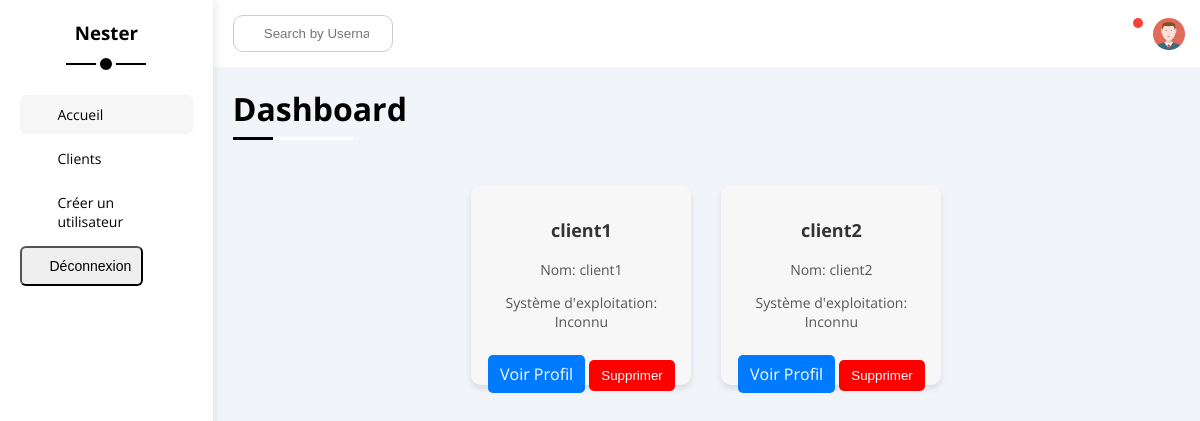
/clients (signed in), run on the app's committed database.
### models.py (models this page shows, shortened)
class User(db.Model):
    id = db.Column(db.Integer, primary_key=True)
    name = db.Column(db.String(100), nullable=False)
    username = db.Column(db.String(120), unique=True, nullable=False)
    password_hash = db.Column(db.String(200), nullable=False)
    role = db.Column(db.String(20), nullable=False, default='client')
    scan_results = db.relationship('ScanResult', backref='user', lazy=True)

### Nester/app.py (the view)
@app.route('/clients')
def clients():
    if 'user_id' not in session:
        return redirect(url_for('login'))
    current_user = User.query.get(session['user_id'])
    if not current_user or current_user.role != 'admin':
        flash("Vous n'êtes pas autorisé à accéder à cette page.", "danger")
        return redirect(url_for('home'))
    users = User.query.filter_by(role='client').all()
    for user in users:
        last_scan = ScanResult.query.filter_by(user_id=user.id).order_by(ScanResult.timestamp.desc()).first()
        user.last_scan_os = last_scan.os if last_scan else 'Non disponible'
    return render_template('clients.html', users=users)

### Nester/templates/clients.html (shortened to what this page needs)
<!DOCTYPE html>
<html lang="en">
  <head>
    <link rel="stylesheet" type="text/css" href="{{ url_for('static', filename='css/all.min.css') }}">
    <link rel="stylesheet" type="text/css" href="{{ url_for('static', filename='css/framework.css') }}">
    <link rel="stylesheet" type="text/css" href="{{ url_for('static', filename='css/master.css') }}">
  </head>
  <body>
    <div class="page d-flex">
      <div class="sidebar bg-white p-20 p-relative">
        <h3 class="p-relative txt-c mt-0">Nester</h3>
        <ul>
          <li>
            <a class="active d-flex align-center fs-14 c-black rad-6 p-10" href="{{ url_for('admin_dashboard') }}">
              <i class="fa-regular fa-chart-bar fa-fw"></i>
              <span>Accueil</span>
            </a>
          </li>
          <li>
            <a class="d-flex align-center fs-14 c-black rad-6 p-10" href="{{ url_for('clients') }}">
              <i class="fa-regular fa-circle-user fa-fw"></i>
              <span>Clients</span>
            </a>
          </li>
          <li>
            <a class="d-flex align-center fs-14 c-black rad-6 p-10" href="{{ url_for('register') }}">
              <i class="fa-regular fa-file fa-fw"></i>
              <span>Créer un utilisateur</span>
            </a>
          </li>
          <li>
            <form action="{{ url_for('logout') }}" method="post" class="d-inline">
              <button type="submit" class="d-flex align-center fs-14 c-black rad-6 p-10 bg-none border-none">
                <i class="fa-regular fa-credit-card fa-fw"></i>
                <span>Déconnexion</span>
              </button>
            </form>
          </li>
        </ul>
      </div>
      <div class="content w-full">
        <div class="head bg-white p-15 between-flex">
            <div class="search p-relative">
                <input class="p-10" type="search" id="searchInput" placeholder="Search by Username" onkeyup="searchByUsername()" />
            </div>
          <div class="icons d-flex align-center">
            <span class="notification p-relative">
              <i class="fa-regular fa-bell fa-lg"></i>
            </span>
            <img src="static/imgs/avatar.png" alt="" />
          </div>
        </div>
        <h1 class="p-relative">Dashboard</h1>
        <div class="clients-container">
          {% for user in users %}
          <div class="client-card">
            <h3>{{ user.username }}</h3>
            <p>Nom: {{ user.name }}</p>
            <p>Système d'exploitation: {{ user.last_scan_os }}</p>
            <a href="{{ url_for('client_profile', id=user.id) }}" class="btn-profile">Voir Profil</a>
            <form action="{{ url_for('delete_user', id=user.id) }}" method="POST" style="display:inline;">
              <button type="submit" class="btn-danger">Supprimer</button>
            </form>
          </div>
          {% else %}
            <p>Aucun client trouvé.</p>
          {% endfor %}
        </div>
      </div>
    </div>
  </body>
</html>

### Nester/static/css/framework.css (style rules this page uses)
:root { --blue-color: #0075ff; --blue-alt-color: #0d69d5; --orange-color: #f59e0b; --green-color: #22c55e; --red-color: #f44336; --grey-color: #888; }
.d-flex { display: flex; }
.align-center { align-items: center; }
.p-10 { padding: 10px; }
.p-15 { padding: 15px; }
.p-20 { padding: 20px; }
.mt-0 { margin-top: 0; }
.c-black { color: black; }
.bg-white { background-color: white; }
.p-relative { position: relative; }
.txt-c { text-align: center; }
.fs-14 { font-size: 14px; }
.rad-6 { border-radius: 6px; }
.w-full { width: 100%; }
.between-flex { display: flex; align-items: center; justify-content: space-between; }

### Nester/static/css/master.css (style rules this page uses)
:root { --blue-color: #0075ff; --blue-alt-color: #0d69d5; --orange-color: #f59e0b; --green-color: #22c55e; --red-color: #f44336; --grey-color: #888; }
* { box-sizing: border-box; }
body { font-family: "Open Sans", sans-serif; margin: 0; }
a { text-decoration: none; }
ul { list-style: none; padding: 0; }
.page { background-color: #f1f5f9; min-height: 100vh; }
.sidebar { width: 250px; box-shadow: 0 0 10px #ddd; }
.sidebar > h3 { margin-bottom: 50px; }
.sidebar > h3::before, .sidebar > h3::after { content: ""; background-color: black; transform: translateX(-50%); position: absolute; left: 50%; }
.sidebar > h3::before { width: 80px; height: 2px; bottom: -20px; }
.sidebar > h3::after { bottom: -29px; width: 12px; height: 12px; border-radius: 50%; border: 4px solid white; }
.sidebar ul li a { transition: 0.3s; margin-bottom: 5px; }
.sidebar ul li a:hover, .sidebar ul li a.active { background-color: #f6f6f6; }
.sidebar ul li a span { font-size: 14px; margin-left: 10px; }
.content { overflow: hidden; }
.head .search::before { font-family: var(--fa-style-family-classic); content: "\f002"; font-weight: 900; position: absolute; left: 15px; top: 50%; transform: translateY(-50%); font-size: 14px; color: var(--grey-color); }
.head .search input { border: 1px solid #ccc; border-radius: 10px; margin-left: 5px; padding-left: 30px; width: 160px; transition: width 0.3s; }
.head .icons .notification::before { content: ""; position: absolute; width: 10px; height: 10px; background-color: var(--red-color); border-radius: 50%; right: -5px; top: -5px; }
.head .icons img { width: 32px; height: 32px; margin-left: 15px; }
.page h1 { margin: 20px 20px 40px; }
.page h1::before, .page h1::after { content: ""; height: 3px; position: absolute; bottom: -10px; left: 0; }
.page h1::before { background-color: white; width: 120px; }
.page h1::after { background-color: black; width: 40px; }

### Nester/templates/clients.html (style rules this page uses)
.client-card { display: inline-block; width: 220px; height: 200px; background-color: #f7f7f7; border-radius: 10px; margin: 15px; padding: 15px; box-shadow: 0 4px 6px rgba(0, 0, 0, 0.1); text-align: center; transition: transform 0.3s ease-in-out; }
.client-card h3 { font-size: 18px; color: #333; }
.client-card p { font-size: 14px; color: #555; }
.clients-container { display: flex; flex-wrap: wrap; justify-content: center; }
.btn-danger { background-color: red; color: white; border: none; padding: 8px 12px; border-radius: 5px; }
.btn-profile { display: inline-block; margin-top: 10px; padding: 8px 12px; background-color: #007bff; color: white; text-decoration: none; border-radius: 5px; transition: background 0.3s; }

### data on the page
User: username "client1", name "client1", last_scan_os "Inconnu"
User: username "client2", name "client2", last_scan_os "Inconnu"
